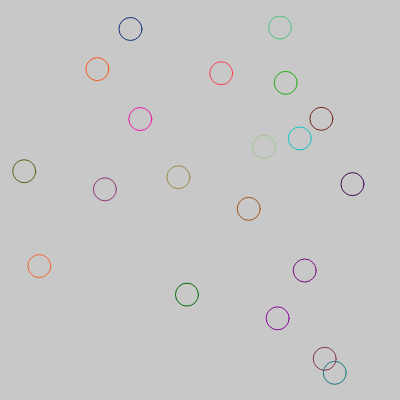
Frame 1 (no input)
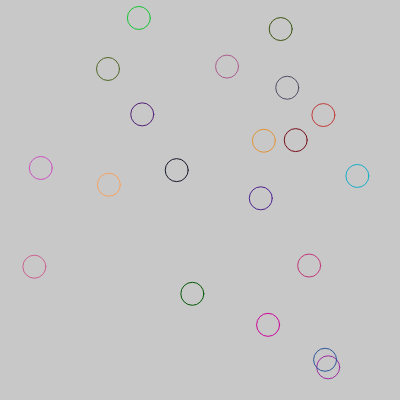
Frame 60 (no input)
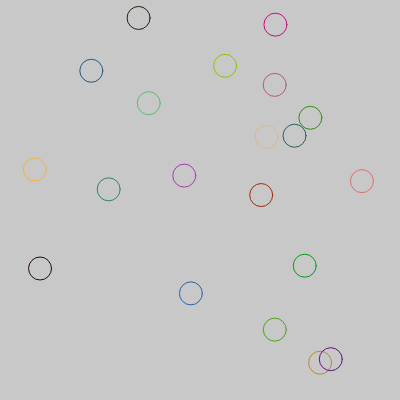
Frame 120 (the mouse pressed at the canvas centre since frame 60)

The p5.js sketch that drew these frames (run headless with seeded random() and noise() and a simulated clock; from frame 60 on, the mouse is pressed at the canvas centre):

// p5.js sketch
// ── sketch.js
var bubbles = [];
var howmany = 20;

//SETUP
function setup() {
	createCanvas(400,400);
	//background(200);
	for(var i = howmany - 1; i >= 0; i--) {
		bubbles[i] = new Bubble(); //This is how we call the constructor function.
	}
}

//DRAW
function draw() {
	background(200);
	for (var i = bubbles.length - 1; i >= 0; i--) {
		bubbles[i].show();
		bubbles[i].wobble();
	}
}




//OTHER

// ── bubble.js
function Bubble () {
	this.x = random(0,width),
	this.y = random(0,height),

	this.show = function() {
		stroke(random(0,255),random(0,200), random(0,200));
		noFill();
		//fill(100);
		ellipse(this.x, this.y, 23, 23);
	},

	this.wobble = function() {
		this.x += random(-1.5,1.5);
		this.y += random(-1,1);
	}
};
